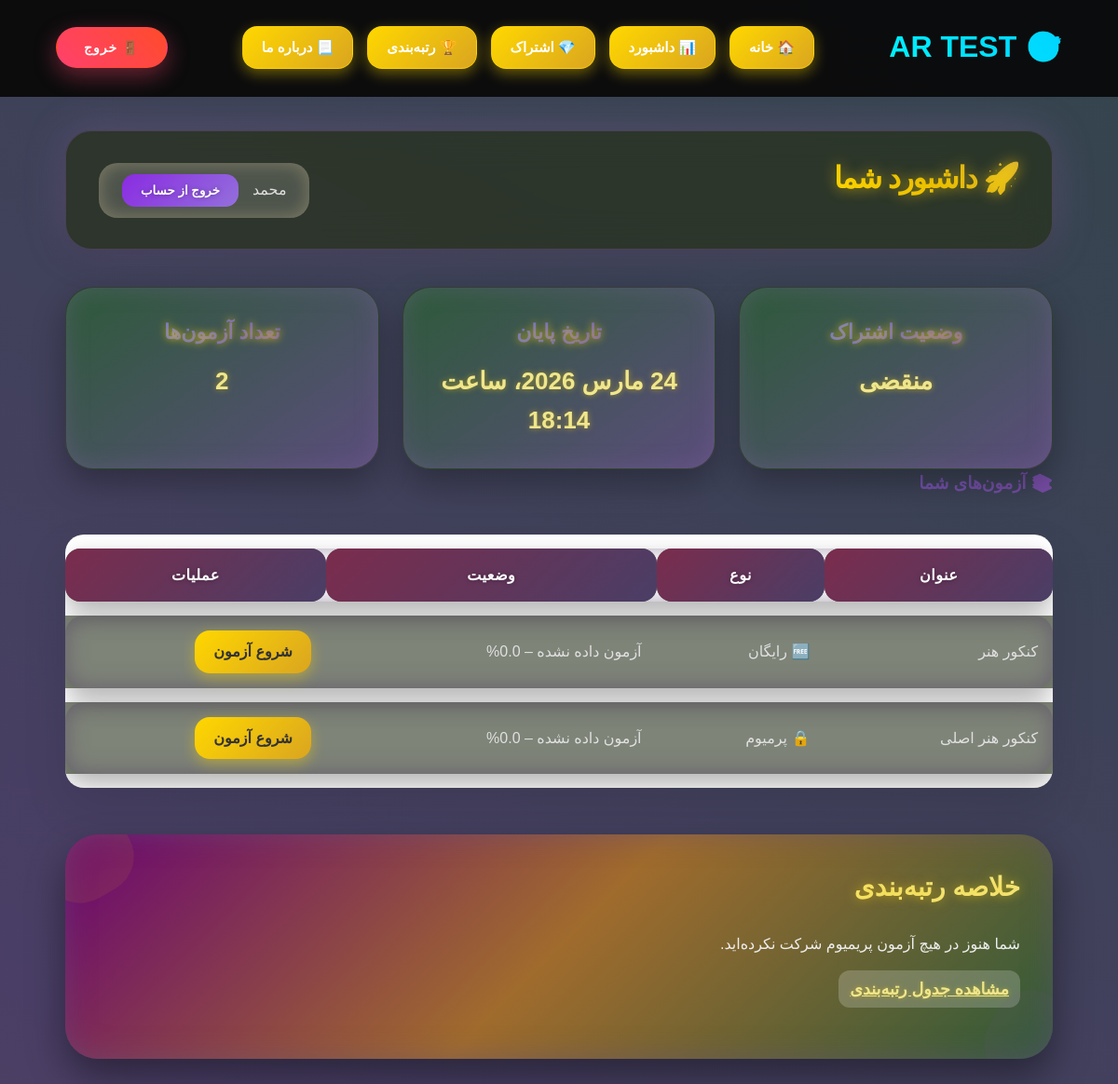
Before: /accounts/dashboard/ (signed in) with the older database file.
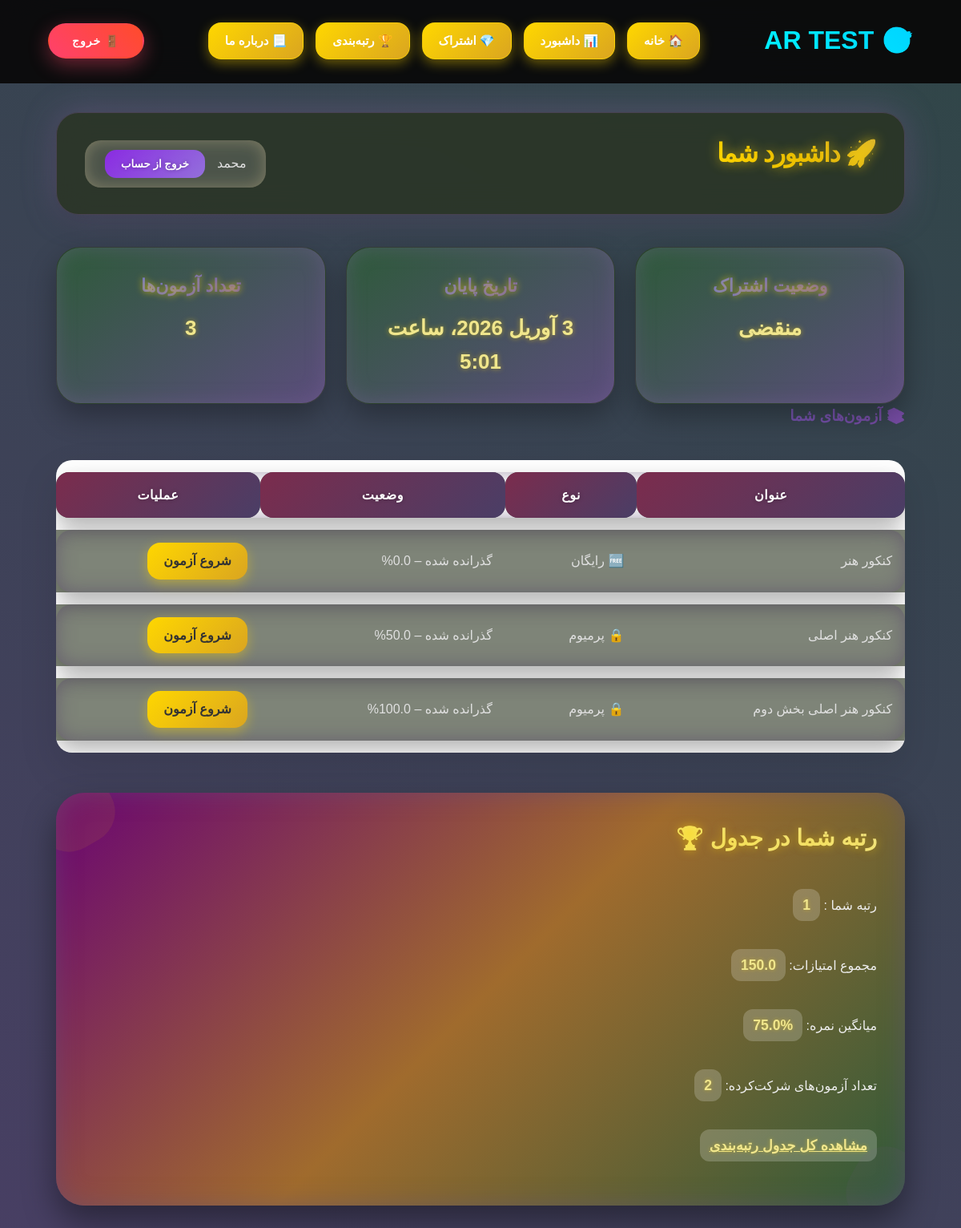
After: the same page with the newer database file.
### accounts/models.py (models this page shows, shortened)
class Subscription(models.Model):
    STATUS_CHOICES = [  # اضافه: choices برای status
        ('ندارد', 'ندارد'),
        ('فعال', 'فعال'),
        ('منقضی', 'منقضی'),
    ]
    user = models.OneToOneField(User, on_delete=models.CASCADE, related_name='subscription')  # تغییر کوچک: related_name اضافه برای دسترسی آسان (user.subscription)
    plan = models.ForeignKey(Plan, on_delete=models.SET_NULL, null=True, blank=True, verbose_name="پلن خریداری شده")
    is_active = models.BooleanField(default=False, verbose_name="فعال است؟")
    start_date = models.DateTimeField(null=True, blank=True, verbose_name="تاریخ شروع")
    end_date = models.DateTimeField(null=True, blank=True, verbose_name="تاریخ انقضا")
    authority = models.CharField(max_length=100, blank=True, null=True, verbose_name="شناسه Authority زرین‌پال")
    ref_id = models.CharField(max_length=100, blank=True, null=True, verbose_name="شناسه پیگیری زرین‌پال (Ref ID)")
    status = models.CharField(max_length=10, choices=STATUS_CHOICES, default='ندارد', verbose_name="وضعیت اشتراک")
    def check_status(self):
        now = timezone.now()
        if self.end_date and now > self.end_date:
            self.is_active = False
            self.status = 'منقضی'
        elif self.end_date and now <= self.end_date:
            self.is_active = True
            self.status = 'فعال'
        else:
            self.is_active = False
            self.status = 'ندارد'
        super().save(update_fields=['is_active', 'status'])
    class Meta:
        verbose_name = "اشتراک کاربر"
        verbose_name_plural = "اشتراک‌های کاربران"

### quizzes/models.py (models this page shows, shortened)
class Quiz(models.Model):
    title = models.CharField(max_length=200, verbose_name="عنوان آزمون")
    description = models.TextField(verbose_name="توضیحات آزمون", blank=True, null=True)
    is_premium = models.BooleanField(default=False, verbose_name="آزمون ویژه است؟")
    duration_minutes = models.PositiveIntegerField(default=30)
    created_at = models.DateTimeField(default=timezone.now, verbose_name="تاریخ ایجاد")
    class Meta:
        verbose_name = "آزمون"  # نام مفرد فارسی
        verbose_name_plural = "آزمون‌ها" # نام جمع فارسی

### accounts/views.py (the view)
# urls.py: path('dashboard/', dashboard_view, name='dashboard'),
@login_required
def dashboard_view(request):
    subscription = getattr(request.user, 'subscription', None)
    subscription_status = "-"  # مقدار پیش‌فرض
    subscription_end = "-"    # مقدار پیش‌فرض
    if subscription:
        subscription.check_status()
        subscription_status = subscription.status if hasattr(subscription, 'status') else "-"
        if hasattr(subscription, 'end_date') and subscription.end_date:
            subscription_end = subscription.end_date
        else:
            subscription_end = "-" # اگر تاریخ پایان وجود ندارد
    user_rank_data = get_user_rank(request.user)
    quizzes = Quiz.objects.prefetch_related('questions')
    attempts = {a.quiz_id: a for a in QuizAttempt.objects.filter(user=request.user, is_completed=True)}
    quiz_results = []
    for quiz in quizzes:
        attempt = attempts.get(quiz.id)
        total = quiz.questions.count()
        correct = attempt.answers.filter(selected_choice__is_correct=True).count() if attempt else 0
        percent = round((correct / total * 100), 2) if total else 0
        quiz_results.append({
            'quiz': quiz,
            'correct_answers': correct,
            'total_questions': total,
            'percentage': percent,
            'status': f"{'گذرانده شده' if attempt else 'آزمون داده نشده'} – {percent}%"
        })
    return render(request, 'accounts/dashboard.html', {
        'subscription_status': subscription_status,
        'subscription_end': subscription_end,
        'quiz_results': quiz_results,
        'user_rank': user_rank_data,
    })

### accounts/utils.py (called while the page is built)
def get_user_rank(user):
    leaderboard_data = QuizAttempt.objects.filter(
        is_completed=True,
        quiz__is_premium=True
    ).values(
        'user_id'
    ).annotate(
        total_score=Sum('score'),
        quizzes_taken=Count('id')
    ).order_by('-total_score')
    rank = 0
    last_score = None
    for entry in leaderboard_data:
        score = entry['total_score']
        if score != last_score:
            rank += 1
        if entry['user_id'] == user.id:
            avg_score = entry['total_score'] / entry['quizzes_taken']
            return {
                'rank': rank,
                'total_score': entry['total_score'],
                'average': round(avg_score, 2),
                'quizzes_taken': entry['quizzes_taken']
            }
        last_score = score
    return None

### accounts/templates/accounts/dashboard.html (shortened to what this page needs)
{% extends 'base.html' %}
{% block content %}
<div class="dashboard-container">
    <div class="dashboard-header">
        <h2>🚀 داشبورد شما</h2>
        <div class="user-box">
            {{ request.user.username }}
            <form action="{% url 'accounts:logout' %}" method="post" style="margin:0;">
                <button type="submit" class="logout-btn">خروج از حساب</button>
            </form>
        </div>
    </div>
    <div class="stats">
        <div class="stat-card">
            <h3>وضعیت اشتراک</h3>
            <p>{{ subscription_status }}</p>
        </div>
        <div class="stat-card">
            <h3>تاریخ پایان</h3>
            <p>{% if subscription_end %}{{ subscription_end }}{% else %}-{% endif %}</p>
        </div>
        <div class="stat-card">
            <h3>تعداد آزمون‌ها</h3>
            <p>{{ quiz_results|length }}</p>
        </div>
    </div>
    <h3 style="margin-bottom:20px;">📚 آزمون‌های شما</h3>
    <table>
        <tr>
            <th>عنوان</th>
            <th>نوع</th>
            <th>وضعیت</th>
            <th>عملیات</th>
        </tr>
        {% for result in quiz_results %}
<tr>
    <td>{{ result.quiz.title }}</td>
    <td>
        {% if result.quiz.is_premium %}
            🔒 پرمیوم
        {% else %}
            🆓 رایگان
        {% endif %}
    </td>
    <td>{{ result.status }}</td>
    <td>
        {% if result.quiz.is_premium and result.attempted %}
            <span class="start-quiz-btn disabled-btn">انجام شده</span>
        {% else %}
            <a href="{% url 'quiz_list' %}" class="start-quiz-btn">
                شروع آزمون
            </a>
        {% endif %}
    </td>
</tr>
{% endfor %}
    </table>
 {% if user_rank %}
<div class="ranking-summary-card">
    <div class="card-header">
        <h3> رتبه شما در جدول 🏆 </h3>
    </div>
    <div class="card-body">
        <p>
            رتبه شما :
            <span class="user-rank">{{ user_rank.rank }}</span>
        </p>
        <p>مجموع امتیازات:
            <strong class="user-rank">{{ user_rank.total_score }}</strong>
        </p>
        <p>میانگین نمره:
            <strong class="user-rank">{{ user_rank.average }}%</strong>
        </p>
        <p>تعداد آزمون‌های شرکت‌کرده:
            <strong class="user-rank">{{ user_rank.quizzes_taken }}</strong>
        </p>
        <a href="{% url 'accounts:leaderboard' %}" class="user-rank">
            مشاهده کل جدول رتبه‌بندی
        </a>
    </div>
</div>
{% else %}
<div class="ranking-summary-card">
    <div class="card-header">
        <h3>خلاصه رتبه‌بندی</h3>
    </div>
    <div class="card-body">
        <p>شما هنوز در هیچ آزمون پریمیوم شرکت نکرده‌اید.</p>
        <a href="{% url 'accounts:leaderboard' %}" class="user-rank">
            مشاهده جدول رتبه‌بندی
        </a>
    </div>
</div>
{% endif %}
{% endblock %}

### quizzes/templates/base.html (shortened to what this page needs)
{% load static %}
<!DOCTYPE html>
<html lang="fa" dir="rtl">
<head>
</head>
<body>
    {% include 'includes/navbar.html' %}
    <main>
        {% block content %}
        {% endblock %}
    </main>
</body>
</html>

### quizzes/templates/includes/navbar.html (shortened to what this page needs)
{% load static %}
<nav class="navbar" id="navbar">
    <div class="navbar-container">
        <div class="site-identity">
            <a href="{% url 'home' %}">🎯 AR TEST</a>
        </div>
        <ul class="nav-links" id="navLinks">
            <li><a href="{% url 'home' %}" class="nav-link{% if request.resolver_match.url_name == 'home' %} active{% endif %}">🏠 خانه</a></li>
            {% if user.is_authenticated %}
                <li><a href="{% url 'accounts:dashboard' %}" class="nav-link{% if request.resolver_match.url_name == 'accounts:dashboard' %} active{% endif %}">📊 داشبورد</a></li>
                <li><a href="{% url 'subscribe' %}" class="nav-link{% if request.resolver_match.url_name == 'subscribe' %} active{% endif %}">💎 اشتراک</a></li>
                <li><a href="{% url 'accounts:leaderboard' %}" class="nav-link{% if request.resolver_match.url_name == 'accounts:leaderboard' %} active{% endif %}">🏆 رتبه‌بندی</a></li>
                <li><a href="{% url 'about' %}" class="nav-link{% if request.resolver_match.url_name == 'about' %} active{% endif %}">📃 درباره ما</a></li>
            {% endif %}
        </ul>
        <div class="auth-controls">
            {% if not user.is_authenticated %}
                <a href="{% url 'accounts:login' %}" class="btn-neon btn-primary">🔐 ورود</a>
                <a href="{% url 'accounts:register' %}" class="btn-neon btn-secondary">📝 ثبت‌نام</a>
            {% else %}
                <form method="post" action="{% url 'accounts:logout' %}" style="display: inline-block;">
                    <button type="submit" class="btn-neon btn-danger">🚪 خروج</button>
                </form>
            {% endif %}
        </div>
    </div>
</nav>

### quizzes/templates/base.html (style rules this page uses)
* { margin: 0; padding: 0; box-sizing: border-box; }
html, body { height: 100%; overflow-x: hidden; scroll-behavior: smooth; }
body { font-family: 'Vazir', 'Segoe UI', Tahoma, sans-serif; background: linear-gradient(135deg, #667eea 0%, #764ba2 50%, #f093fb 100%); background-attachment: fixed; color: #333; line-height: 1.6; }
.btn-neon { padding: 12px 25px; border-radius: 50px; font-weight: 700; text-decoration: none; color: white; position: relative; overflow: hidden; transition: all 0.4s cubic-bezier(0.4, 0, 0.2, 1); border: 2px solid rgba(255,255,255,0.3); backdrop-filter: blur(10px); font-size: 15px; text-transform: uppercase; letter-spacing: 1px; }
main { min-height: 100vh; padding: 100px 20px 40px; max-width: 1400px; margin: 0 auto; position: relative; }
h1, h2, h3 { background: linear-gradient(135deg, #667eea, #764ba2); -webkit-background-clip: text; -webkit-text-fill-color: transparent; background-clip: text; margin-bottom: 25px; font-weight: 800; }
table { width: 100%; border-collapse: separate; border-spacing: 0; background: white; border-radius: 20px; overflow: hidden; box-shadow: 0 20px 50px rgba(0,0,0,0.1); }

### quizzes/templates/includes/navbar.html (style rules this page uses)
.navbar { background: rgba(10, 10, 10, 0.95); backdrop-filter: blur(30px); border-bottom: 2px solid transparent; position: fixed; top: 0; width: 100%; z-index: 10000; padding: 1rem 0; transition: all 0.4s ease; }
.navbar-container { max-width: 1400px; margin: 0 auto; padding: 0 5%; display: flex; justify-content: space-between; align-items: center; height: 70px; }
.site-identity a { font-size: 2rem; font-weight: 900; background: linear-gradient(45deg, #00f0ff, #00d4ff); -webkit-background-clip: text; -webkit-text-fill-color: transparent; background-clip: text; text-decoration: none; transition: all 0.3s ease; }
.nav-links { display: flex; list-style: none; gap: 15px; align-items: center; }
.nav-link { color: #e0e0e0; padding: 12px 24px; border-radius: 15px; font-weight: 600; font-size: 15px; position: relative; transition: all 0.3s ease; text-decoration: none; }
.nav-link::before { content: ''; position: absolute; bottom: 0; left: 50%; width: 0; height: 3px; background: linear-gradient(45deg, #00f0ff, #00d4ff); transition: all 0.3s ease; transform: translateX(-50%); border-radius: 2px; }
.auth-controls { display: flex; gap: 15px; align-items: center; }
.btn-neon { padding: 12px 28px; border: 2px solid transparent; border-radius: 50px; font-weight: 700; font-size: 14px; cursor: pointer; position: relative; overflow: hidden; text-transform: uppercase; letter-spacing: 1px; transition: all 0.4s cubic-bezier(0.4, 0, 0.2, 1); backdrop-filter: blur(15px); text-decoration: none; display: inline-flex; align-items: center; gap: 8px; font-family: 'Vazir', sans-serif; }
.btn-danger { background: linear-gradient(45deg, #ff416c, #ff4b2b); color: white; box-shadow: 0 8px 25px rgba(255, 71, 107, 0.4); }

Changed rows visible on the page:
changed Subscription "منقضی": end_date "24 مارس 2026، ساعت 18:14" → "3 آوریل 2026، ساعت 5:01"
computed for Quiz "کنکور هنر": status "آزمون داده نشده – 0.0%" → "گذرانده شده – 0.0%"
computed for Quiz "کنکور هنر اصلی": status "آزمون داده نشده – 0.0%" → "گذرانده شده – 50.0%"
added Quiz: quiz "کنکور هنر اصلی بخش دوم", is_premium "🔒 پرمیوم", status "گذرانده شده – 100.0%"
Other visible differences:
{{ quiz_results|length }}: "2" → "3"
{{ user_rank.rank }}: (not shown) → "1"
{{ user_rank.total_score }}: (not shown) → "150.0"
{{ user_rank.average }}: (not shown) → "75.0"
{{ user_rank.quizzes_taken }}: (not shown) → "2"
text no longer shown: "شما هنوز در هیچ آزمون پریمیوم شرکت نکرده‌اید. مشاهده جدول رتبه‌بندی"
text now shown: "رتبه شما : مجموع امتیازات: میانگین نمره: % تعداد آزمون‌های شرکت‌کرده: مشاهده کل جدول رتبه‌بندی"
